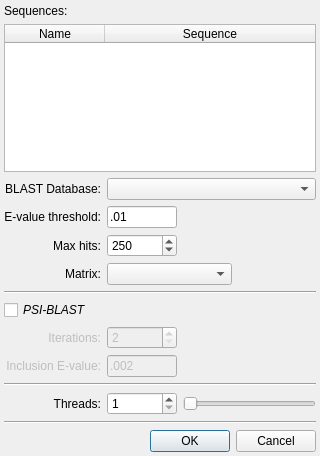
<?xml version="1.0" encoding="UTF-8"?>
<ui version="4.0">
 <class>BlastDialog</class>
 <widget class="QDialog" name="BlastDialog">
  <property name="geometry">
   <rect>
    <x>0</x>
    <y>0</y>
    <width>320</width>
    <height>456</height>
   </rect>
  </property>
  <property name="minimumSize">
   <size>
    <width>320</width>
    <height>380</height>
   </size>
  </property>
  <property name="maximumSize">
   <size>
    <width>320</width>
    <height>16777215</height>
   </size>
  </property>
  <property name="windowTitle">
   <string>BLAST sequence(s)</string>
  </property>
  <property name="windowIcon">
   <iconset resource="../../resources.qrc">
    <normaloff>:/aliases/images/icons/blast</normaloff>:/aliases/images/icons/blast</iconset>
  </property>
  <layout class="QVBoxLayout" name="verticalLayout">
   <property name="margin">
    <number>4</number>
   </property>
   <item>
    <layout class="QGridLayout" name="gridLayout" columnstretch="0,0,1,1">
     <property name="sizeConstraint">
      <enum>QLayout::SetMaximumSize</enum>
     </property>
     <item row="2" column="0">
      <widget class="QLabel" name="label_2">
       <property name="text">
        <string>BLAST Database:</string>
       </property>
       <property name="alignment">
        <set>Qt::AlignRight|Qt::AlignTrailing|Qt::AlignVCenter</set>
       </property>
       <property name="buddy">
        <cstring>blastDatabaseComboBox</cstring>
       </property>
      </widget>
     </item>
     <item row="2" column="1" colspan="3">
      <widget class="QComboBox" name="blastDatabaseComboBox"/>
     </item>
     <item row="3" column="0">
      <widget class="QLabel" name="label_4">
       <property name="text">
        <string>E-value threshold:</string>
       </property>
       <property name="alignment">
        <set>Qt::AlignRight|Qt::AlignTrailing|Qt::AlignVCenter</set>
       </property>
       <property name="buddy">
        <cstring>evalueLineEdit</cstring>
       </property>
      </widget>
     </item>
     <item row="3" column="1">
      <widget class="QLineEdit" name="evalueLineEdit">
       <property name="sizePolicy">
        <sizepolicy hsizetype="Preferred" vsizetype="Fixed">
         <horstretch>0</horstretch>
         <verstretch>0</verstretch>
        </sizepolicy>
       </property>
       <property name="minimumSize">
        <size>
         <width>0</width>
         <height>0</height>
        </size>
       </property>
       <property name="maximumSize">
        <size>
         <width>70</width>
         <height>16777215</height>
        </size>
       </property>
       <property name="text">
        <string>.01</string>
       </property>
      </widget>
     </item>
     <item row="4" column="0">
      <widget class="QLabel" name="label_5">
       <property name="text">
        <string>Max hits:</string>
       </property>
       <property name="alignment">
        <set>Qt::AlignRight|Qt::AlignTrailing|Qt::AlignVCenter</set>
       </property>
       <property name="buddy">
        <cstring>maxHitsSpinBox</cstring>
       </property>
      </widget>
     </item>
     <item row="4" column="1">
      <widget class="QSpinBox" name="maxHitsSpinBox">
       <property name="maximumSize">
        <size>
         <width>70</width>
         <height>16777215</height>
        </size>
       </property>
       <property name="minimum">
        <number>1</number>
       </property>
       <property name="maximum">
        <number>10000</number>
       </property>
       <property name="value">
        <number>250</number>
       </property>
      </widget>
     </item>
     <item row="5" column="0">
      <widget class="QLabel" name="label_3">
       <property name="text">
        <string>Matrix:</string>
       </property>
       <property name="alignment">
        <set>Qt::AlignRight|Qt::AlignTrailing|Qt::AlignVCenter</set>
       </property>
       <property name="buddy">
        <cstring>matrixComboBox</cstring>
       </property>
      </widget>
     </item>
     <item row="5" column="1" colspan="2">
      <widget class="QComboBox" name="matrixComboBox">
       <property name="sizePolicy">
        <sizepolicy hsizetype="Minimum" vsizetype="Fixed">
         <horstretch>0</horstretch>
         <verstretch>0</verstretch>
        </sizepolicy>
       </property>
       <property name="maximumSize">
        <size>
         <width>125</width>
         <height>16777215</height>
        </size>
       </property>
      </widget>
     </item>
     <item row="7" column="0">
      <widget class="QCheckBox" name="psiBlastCheckBox">
       <property name="enabled">
        <bool>true</bool>
       </property>
       <property name="font">
        <font>
         <weight>50</weight>
         <italic>true</italic>
         <bold>false</bold>
        </font>
       </property>
       <property name="text">
        <string>PSI-BLAST</string>
       </property>
       <property name="checked">
        <bool>false</bool>
       </property>
      </widget>
     </item>
     <item row="6" column="0" colspan="4">
      <widget class="Line" name="line_3">
       <property name="orientation">
        <enum>Qt::Horizontal</enum>
       </property>
      </widget>
     </item>
     <item row="11" column="0">
      <widget class="QLabel" name="label_7">
       <property name="text">
        <string>Threads:</string>
       </property>
       <property name="alignment">
        <set>Qt::AlignRight|Qt::AlignTrailing|Qt::AlignVCenter</set>
       </property>
       <property name="buddy">
        <cstring>threadsSpinBox</cstring>
       </property>
      </widget>
     </item>
     <item row="10" column="0" colspan="4">
      <widget class="Line" name="line_2">
       <property name="orientation">
        <enum>Qt::Horizontal</enum>
       </property>
      </widget>
     </item>
     <item row="11" column="2" colspan="2">
      <widget class="QSlider" name="threadsSlider">
       <property name="minimum">
        <number>1</number>
       </property>
       <property name="maximum">
        <number>99</number>
       </property>
       <property name="pageStep">
        <number>1</number>
       </property>
       <property name="orientation">
        <enum>Qt::Horizontal</enum>
       </property>
       <property name="tickInterval">
        <number>1</number>
       </property>
      </widget>
     </item>
     <item row="12" column="0" colspan="4">
      <widget class="Line" name="line">
       <property name="orientation">
        <enum>Qt::Horizontal</enum>
       </property>
      </widget>
     </item>
     <item row="13" column="0" colspan="4">
      <widget class="QDialogButtonBox" name="buttonBox">
       <property name="orientation">
        <enum>Qt::Horizontal</enum>
       </property>
       <property name="standardButtons">
        <set>QDialogButtonBox::Cancel|QDialogButtonBox::Ok</set>
       </property>
      </widget>
     </item>
     <item row="1" column="0" colspan="4">
      <widget class="QTableWidget" name="sequenceTableWidget">
       <property name="editTriggers">
        <set>QAbstractItemView::NoEditTriggers</set>
       </property>
       <property name="alternatingRowColors">
        <bool>true</bool>
       </property>
       <property name="selectionBehavior">
        <enum>QAbstractItemView::SelectRows</enum>
       </property>
       <property name="wordWrap">
        <bool>false</bool>
       </property>
       <attribute name="horizontalHeaderStretchLastSection">
        <bool>true</bool>
       </attribute>
       <attribute name="verticalHeaderDefaultSectionSize">
        <number>22</number>
       </attribute>
       <column>
        <property name="text">
         <string>Name</string>
        </property>
       </column>
       <column>
        <property name="text">
         <string>Sequence</string>
        </property>
       </column>
      </widget>
     </item>
     <item row="0" column="0">
      <widget class="QLabel" name="label">
       <property name="text">
        <string>Sequences:</string>
       </property>
       <property name="buddy">
        <cstring>sequenceTableWidget</cstring>
       </property>
      </widget>
     </item>
     <item row="5" column="3">
      <spacer name="horizontalSpacer">
       <property name="orientation">
        <enum>Qt::Horizontal</enum>
       </property>
       <property name="sizeHint" stdset="0">
        <size>
         <width>98</width>
         <height>20</height>
        </size>
       </property>
      </spacer>
     </item>
     <item row="3" column="2" colspan="2">
      <spacer name="horizontalSpacer_2">
       <property name="orientation">
        <enum>Qt::Horizontal</enum>
       </property>
       <property name="sizeHint" stdset="0">
        <size>
         <width>75</width>
         <height>20</height>
        </size>
       </property>
      </spacer>
     </item>
     <item row="4" column="2" colspan="2">
      <spacer name="horizontalSpacer_3">
       <property name="orientation">
        <enum>Qt::Horizontal</enum>
       </property>
       <property name="sizeHint" stdset="0">
        <size>
         <width>40</width>
         <height>20</height>
        </size>
       </property>
      </spacer>
     </item>
     <item row="11" column="1">
      <widget class="QSpinBox" name="threadsSpinBox">
       <property name="maximumSize">
        <size>
         <width>70</width>
         <height>16777215</height>
        </size>
       </property>
       <property name="minimum">
        <number>1</number>
       </property>
      </widget>
     </item>
     <item row="9" column="1">
      <widget class="QLineEdit" name="inclusionLineEdit">
       <property name="enabled">
        <bool>false</bool>
       </property>
       <property name="maximumSize">
        <size>
         <width>70</width>
         <height>16777215</height>
        </size>
       </property>
       <property name="text">
        <string>.002</string>
       </property>
      </widget>
     </item>
     <item row="9" column="0">
      <widget class="QLabel" name="label_8">
       <property name="enabled">
        <bool>false</bool>
       </property>
       <property name="text">
        <string>Inclusion E-value:</string>
       </property>
       <property name="alignment">
        <set>Qt::AlignRight|Qt::AlignTrailing|Qt::AlignVCenter</set>
       </property>
       <property name="buddy">
        <cstring>inclusionLineEdit</cstring>
       </property>
      </widget>
     </item>
     <item row="8" column="0">
      <widget class="QLabel" name="label_6">
       <property name="enabled">
        <bool>false</bool>
       </property>
       <property name="text">
        <string>Iterations:</string>
       </property>
       <property name="alignment">
        <set>Qt::AlignRight|Qt::AlignTrailing|Qt::AlignVCenter</set>
       </property>
       <property name="buddy">
        <cstring>iterationsSpinBox</cstring>
       </property>
      </widget>
     </item>
     <item row="8" column="1">
      <widget class="QSpinBox" name="iterationsSpinBox">
       <property name="enabled">
        <bool>false</bool>
       </property>
       <property name="maximumSize">
        <size>
         <width>70</width>
         <height>16777215</height>
        </size>
       </property>
       <property name="minimum">
        <number>2</number>
       </property>
      </widget>
     </item>
    </layout>
   </item>
  </layout>
 </widget>
 <resources>
  <include location="../../resources.qrc"/>
 </resources>
 <connections>
  <connection>
   <sender>buttonBox</sender>
   <signal>accepted()</signal>
   <receiver>BlastDialog</receiver>
   <slot>accept()</slot>
   <hints>
    <hint type="sourcelabel">
     <x>209</x>
     <y>450</y>
    </hint>
    <hint type="destinationlabel">
     <x>157</x>
     <y>274</y>
    </hint>
   </hints>
  </connection>
  <connection>
   <sender>buttonBox</sender>
   <signal>rejected()</signal>
   <receiver>BlastDialog</receiver>
   <slot>reject()</slot>
   <hints>
    <hint type="sourcelabel">
     <x>209</x>
     <y>450</y>
    </hint>
    <hint type="destinationlabel">
     <x>286</x>
     <y>274</y>
    </hint>
   </hints>
  </connection>
  <connection>
   <sender>threadsSpinBox</sender>
   <signal>valueChanged(int)</signal>
   <receiver>threadsSlider</receiver>
   <slot>setValue(int)</slot>
   <hints>
    <hint type="sourcelabel">
     <x>203</x>
     <y>408</y>
    </hint>
    <hint type="destinationlabel">
     <x>314</x>
     <y>404</y>
    </hint>
   </hints>
  </connection>
  <connection>
   <sender>threadsSlider</sender>
   <signal>valueChanged(int)</signal>
   <receiver>threadsSpinBox</receiver>
   <slot>setValue(int)</slot>
   <hints>
    <hint type="sourcelabel">
     <x>314</x>
     <y>404</y>
    </hint>
    <hint type="destinationlabel">
     <x>203</x>
     <y>408</y>
    </hint>
   </hints>
  </connection>
  <connection>
   <sender>psiBlastCheckBox</sender>
   <signal>toggled(bool)</signal>
   <receiver>label_6</receiver>
   <slot>setEnabled(bool)</slot>
   <hints>
    <hint type="sourcelabel">
     <x>46</x>
     <y>294</y>
    </hint>
    <hint type="destinationlabel">
     <x>77</x>
     <y>316</y>
    </hint>
   </hints>
  </connection>
  <connection>
   <sender>psiBlastCheckBox</sender>
   <signal>toggled(bool)</signal>
   <receiver>iterationsSpinBox</receiver>
   <slot>setEnabled(bool)</slot>
   <hints>
    <hint type="sourcelabel">
     <x>109</x>
     <y>290</y>
    </hint>
    <hint type="destinationlabel">
     <x>159</x>
     <y>312</y>
    </hint>
   </hints>
  </connection>
  <connection>
   <sender>psiBlastCheckBox</sender>
   <signal>toggled(bool)</signal>
   <receiver>label_8</receiver>
   <slot>setEnabled(bool)</slot>
   <hints>
    <hint type="sourcelabel">
     <x>28</x>
     <y>292</y>
    </hint>
    <hint type="destinationlabel">
     <x>48</x>
     <y>350</y>
    </hint>
   </hints>
  </connection>
  <connection>
   <sender>psiBlastCheckBox</sender>
   <signal>toggled(bool)</signal>
   <receiver>inclusionLineEdit</receiver>
   <slot>setEnabled(bool)</slot>
   <hints>
    <hint type="sourcelabel">
     <x>27</x>
     <y>298</y>
    </hint>
    <hint type="destinationlabel">
     <x>171</x>
     <y>343</y>
    </hint>
   </hints>
  </connection>
 </connections>
</ui>
